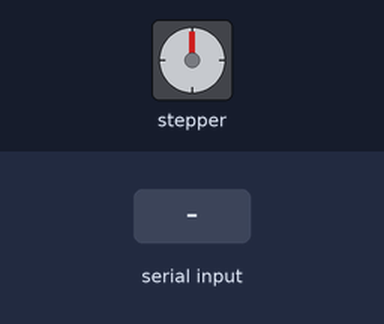
The sketch below on a simulated Arduino Uno, built with avr-gcc and run on an emulated ATmega328P. Shown: stepper motor. Wiring (inferred from the names in the program): stepper motor driver (1600 steps per turn assumed): step pin 3; direction pin 2; enable pin 4. The inputs (shaded band) are chosen by the test bench. What the sketch prints to the serial monitor is not drawn.

Above: at 1.4 s.
1.5 s: "1\n" received over Serial
At 2.93 s:
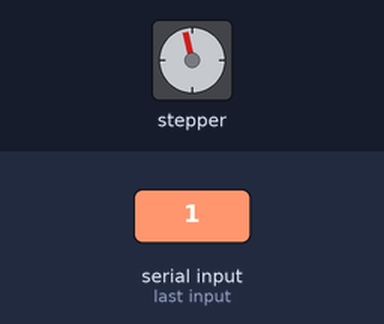
At 4.17 s:
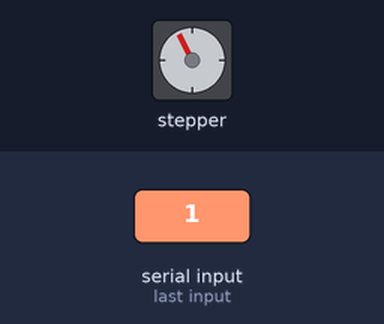
Timing chart, 0 to 21.1 s (numbered marks = the images above; inputs shaded):
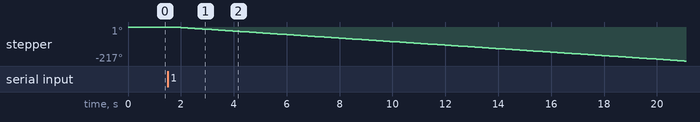

The sketch:

stepMotor_A4988_astrograf.ino
```cpp
#include <SoftwareSerial.h>

#define LF 0x0A

//test prepisu
//https://lastminuteengineers.com/a4988-stepper-motor-driver-arduino-tutorial/
// Define pin connections & motor's steps per revolution

const int dirPin_AzimutMotor = 2;
const int stepPin_AzimutMotor = 3;
const int enPin_AzimutMotor=4;

const int stepsPerRevolution = 1600; //200 = pro nastaveni MS1=0, MS2=0, MS3=0
const int transmittionRate = 1; //toto je pro prevod na vystupu

const int stepDelay = 5400; //5.4s = 5400ms = 5400 000 milisec
const int delayPause = 2700000;

double actualAzimutAngle;

String originalInputString = "";         // a string to hold incoming data
boolean stringComplete = false;  // whether the string is complete

static const unsigned long REFRESH_INTERVAL = 1000; // ms
static unsigned long lastRefreshTime = 0;

SoftwareSerial myBluetooth(7, 8); // RX, TX

void setup()
{
  Serial.begin(9600);
  myBluetooth.begin(9600);

  // Declare pins as Outputs
  pinMode(stepPin_AzimutMotor, OUTPUT);
  pinMode(dirPin_AzimutMotor, OUTPUT);
  pinMode(enPin_AzimutMotor, OUTPUT); //Enable power (nebo co)
  digitalWrite(enPin_AzimutMotor,LOW);

  Serial.println("Starting...");
  myBluetooth.println("Start bluettoh terminal ");

  //aktualni azimut uhlu je např.
  actualAzimutAngle =248.00; //45.50;  //toto musím nějak inicializovat, např, Jested = 248 st

  Serial.println("End setup...");
  delay(200); // Wait a second

}

int GetNumberOfSteps (double actualAzimutAngle,double destinationAngle ) {
   int numberSteps;

  double uhlovyRozdil = destinationAngle-actualAzimutAngle;

  numberSteps = uhlovyRozdil*stepsPerRevolution*transmittionRate/360; //TODO umi to prevest na int?
  return abs(numberSteps);
}

void MoveTo(int numberSteps, int delaySpeed, bool isClockWiseDirection) {
  Serial.println("MoveTo.Start(numberSteps):"+numberSteps);
  myBluetooth.println("MoveTo.Start(numberSteps):"+numberSteps);
  delay(10);
  myBluetooth.println("MoveTo.Start(isClockWiseDirection):"+isClockWiseDirection);
  delay(10);

  if (isClockWiseDirection==true) {
      digitalWrite(dirPin_AzimutMotor, HIGH);
  }
  else {
     digitalWrite(dirPin_AzimutMotor, LOW);
  }

  for(int x = 0; x < numberSteps; x++)
  {
    //Serial.println(x);
    digitalWrite(stepPin_AzimutMotor, HIGH);
    delay(delaySpeed); //TODO: mozna tohle bude lepsi pouzit? delayMicroseconds(delayPause);
    digitalWrite(stepPin_AzimutMotor, LOW);
    delay(delaySpeed);
  }
  Serial.println("MoveTo.End");
  myBluetooth.println("MoveTo.End");
  delay(10);
}

void loop()
{

   if(millis() - lastRefreshTime >= REFRESH_INTERVAL)
    {
        lastRefreshTime += REFRESH_INTERVAL;
        myBluetooth.println("actualAzimutAngle:"+String(actualAzimutAngle));
        delay(10);
    }

        //podle dat se nastavi rotace na krokových motorech:
        if(stringComplete)
        {
                stringComplete = false;
                myBluetooth.println("Data:");
                myBluetooth.println(originalInputString);

                //parsing dat:
                // $"AZ:{Math.Round((Double)aLT_AZIM_Values.Azim, 4)}|ALT:{Math.Round((Double)aLT_AZIM_Values.ALt, 4)}";
                //AZ:191,254|ALT:47,6243

                int index_of_delimiter = originalInputString.indexOf('|');  //finds location of first ,

                String azRaw = originalInputString.substring(0, index_of_delimiter); //
                String azValueRaw = azRaw.substring(3);

                myBluetooth.println("azValueRaw:");
                myBluetooth.println(azValueRaw);

                String altRaw = originalInputString.substring(index_of_delimiter+1);
                String altValueRaw = altRaw.substring(4);

                delay(10);

                myBluetooth.println("altValueRaw:");
                myBluetooth.println(altValueRaw);

                //upravy:
                azValueRaw.replace(',', '.');
                altValueRaw.replace('-','+');
                altValueRaw.replace(',', '.');

                double requiredAzimutAngle = azValueRaw.toDouble();
                double altitudeAngle = altValueRaw.toDouble();

                //pojezd motorku:
                int delaySpeed = 10;

                bool isClockWiseDirection = true; //defaultní je ve smeru hod. rucicek, to je i ve smeru azimutu.

                // (requiredAzimutAngle-actualAzimutAngle)
                if ((requiredAzimutAngle-actualAzimutAngle)<0) {
                  isClockWiseDirection = false;

                }


                  int numberSteps = GetNumberOfSteps(actualAzimutAngle,requiredAzimutAngle);
                  if (numberSteps>0) {
                        myBluetooth.println("Parametry azimut pohybu: numberSteps"+String(numberSteps)+" | actualAzimutAngle:"+String(actualAzimutAngle)+" | requiredAngle:"+String(requiredAzimutAngle)+" | isClockWiseDirection:"+String(isClockWiseDirection));
                        MoveTo(numberSteps,delaySpeed,isClockWiseDirection);
                        actualAzimutAngle=requiredAzimutAngle;
                        Serial.println("RunningTaskSlewFinished");
                  }

                originalInputString = "";

        }
}

void serialEvent() {
  while (Serial.available()) {
    //myBluetooth.println("serialEvent");//loguje každý prijaty znak
    // get the new byte:
    char inChar = (char)Serial.read();
    // add it to the originalInputString:
    originalInputString += inChar;
    // if the incoming character is a newline, set a flag
    // so the main loop can do something about it:
    if (inChar == '\n') {
      stringComplete = true;
    }
  }
}
```

Measured:
- after the input at 1.5 s, stepper: keeps turning counter-clockwise at about 11°/s, starting after 0.32 s
